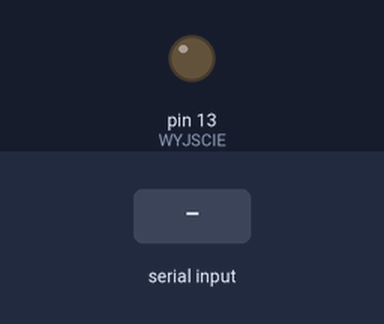
Simulated run of this sketch. Board: Arduino Uno, built with avr-gcc and run on an emulated ATmega328P. Shown: output pins drawn as LEDs (lit = HIGH). The inputs (shaded band) are chosen by the test bench.

Above: at 1.2 s.
1.3 s: "1" received over Serial
At 2.3 s:
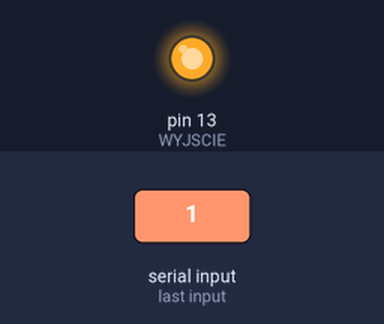
2.8 s: "0" received over Serial
At 3.5 s:
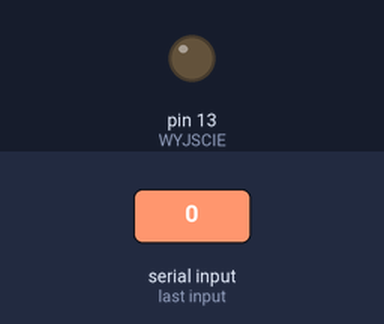
Timing chart, 0 to 5.8 s (numbered marks = the images above; inputs shaded):
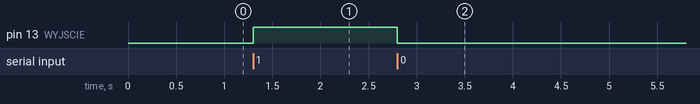

The sketch:

LED_odbiornik.ino
```cpp
const int WYJSCIE = 13;

void setup() {
  pinMode(WYJSCIE, OUTPUT);
  Serial.begin(9600);
}

void loop() {
  if (Serial.available() > 0) //sprawdzanie czy coś nie pojawiło się na porcie
  {
    char stan = Serial.read(); //pamiętajmy że są to znaki
    if (stan == '1') digitalWrite(WYJSCIE, HIGH); //kiedy przy warunku ma się wykonać jedna rzecz, możemy zapisać bez nawiasów
    else digitalWrite(WYJSCIE, LOW);
  }
}
```

Measured:
- after the input at 1.3 s, pin 13 (WYJSCIE): LOW → HIGH at once
- after the input at 2.8 s, pin 13 (WYJSCIE): HIGH → LOW at once
